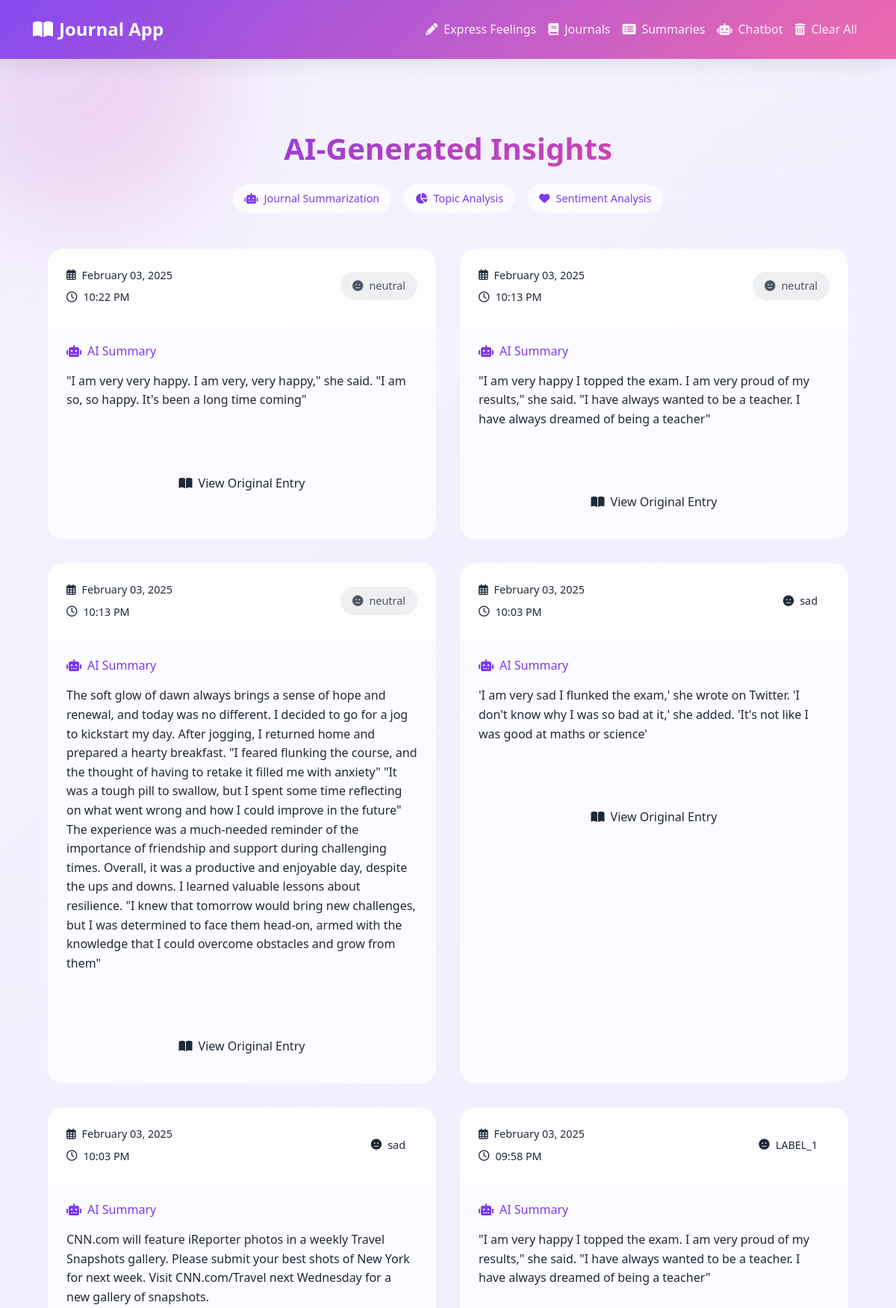
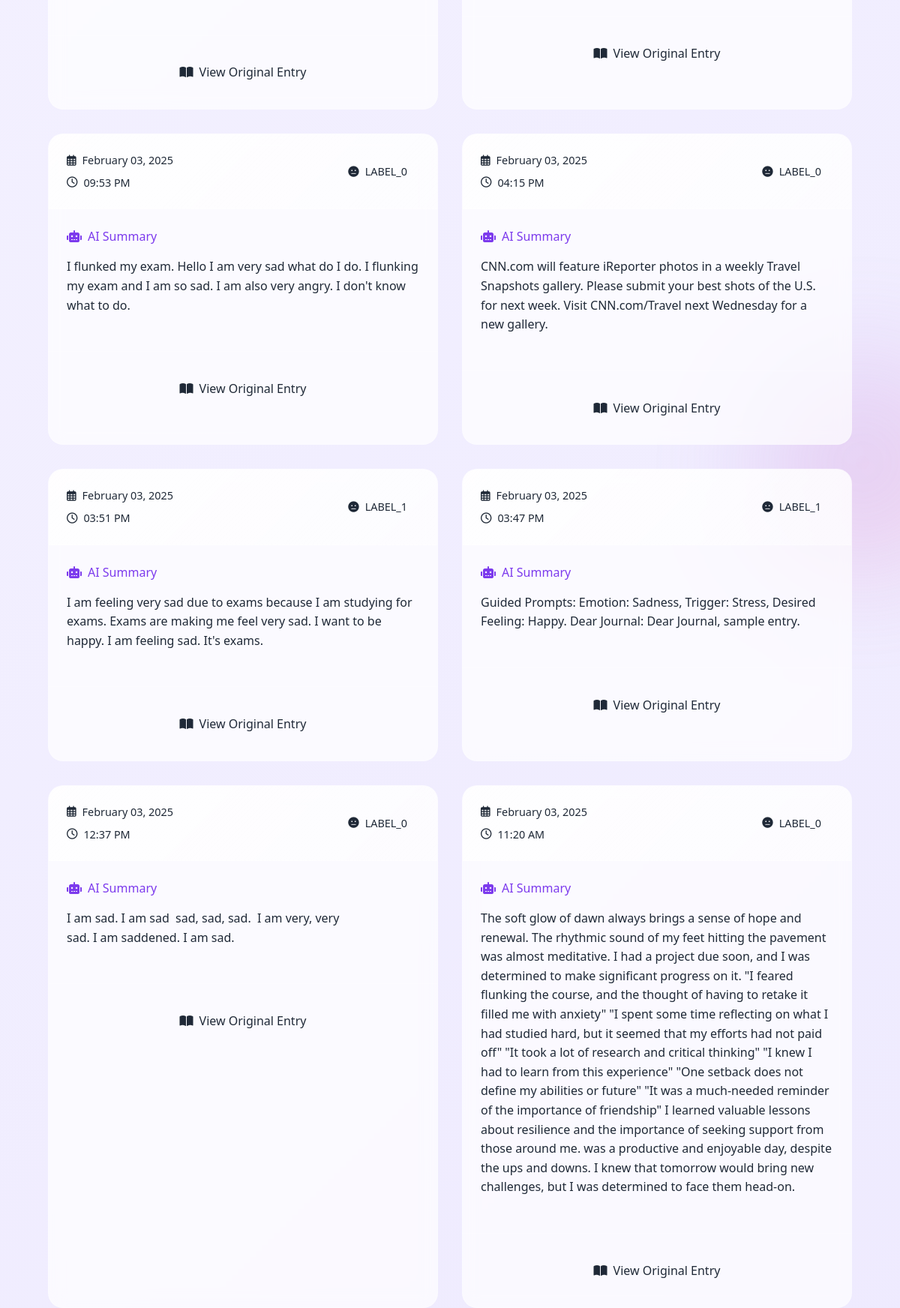
/summaries (upper part), run on the app's committed database (2 pictures, top to bottom).
### app.py (models this page shows, shortened)
class JournalEntry(db.Model):
    id = db.Column(db.Integer, primary_key=True)
    content = db.Column(db.Text, nullable=False)
    summary = db.Column(db.Text, nullable=True)
    sentiment = db.Column(db.Text, nullable=True)  # Changed from topics to sentiment
    date_created = db.Column(db.DateTime, default=datetime.now(pytz.timezone('Asia/Kolkata')))  # Set default to IST

### app.py (the view)
@app.route('/summaries')
def summaries():
    entries = JournalEntry.query.order_by(JournalEntry.date_created.desc()).all()
    return render_template('summaries.html', entries=entries)

### templates/summaries.html (shortened to what this page needs)
{% extends 'base.html' %}
{% block content %}
<div class="summaries-container fade-in">
    <div class="page-header">
        <h1 class="gradient-text">AI-Generated Insights</h1>
        <div class="ai-features">
            <div class="feature-badge">
                <i class="fas fa-robot"></i>
                <span>Journal Summarization</span>
            </div>
            <div class="feature-badge">
                <i class="fas fa-chart-pie"></i>
                <span>Topic Analysis</span>
            </div>
            <div class="feature-badge">
                <i class="fas fa-heart"></i>
                <span>Sentiment Analysis</span>
            </div>
        </div>
    </div>
    <div class="summaries-grid">
        {% for entry in entries %}
        <div class="summary-card">
            <div class="card-header">
                <div class="header-left">
                    <div class="date">
                        <i class="far fa-calendar-alt"></i>
                        {{ entry.date_created.strftime('%B %d, %Y') }}
                    </div>
                    <div class="time">
                        <i class="far fa-clock"></i>
                        {{ entry.date_created.strftime('%I:%M %p') }}
                    </div>
                </div>
                <div class="sentiment-pill {{ entry.sentiment.lower() }}">
                    {% if entry.sentiment.lower() == 'positive' %}
                        <i class="fas fa-smile"></i>
                    {% elif entry.sentiment.lower() == 'negative' %}
                        <i class="fas fa-frown"></i>
                    {% else %}
                        <i class="fas fa-meh"></i>
                    {% endif %}
                    {{ entry.sentiment }}
                </div>
            </div>
            <div class="card-body">
                <div class="ai-summary">
                    <div class="summary-header">
                        <i class="fas fa-robot"></i>
                        <span>AI Summary</span>
                    </div>
                    <p class="summary-text">{{ entry.summary }}</p>
                </div>
            </div>
            <div class="card-footer">
                <button class="view-full-btn" onclick="toggleOriginal(this)">
                    <i class="fas fa-book-open"></i>
                    View Original Entry
                </button>
            </div>
        </div>
        {% endfor %}
    </div>
</div>
{% endblock %}

### templates/base.html (style rules this page uses)
:root { --primary: #7C3AED; --primary-dark: #6D28D9; --primary-light: #A78BFA; --secondary: #EC4899; --background: #F5F3FF; --surface: #ffffff; --text: #1F2937; --glass: rgba(255, 255, 255, 0.7); --glass-gradient: linear-gradient( 135deg, rgba(255, 255, 255, 0.8), rgba(255, 255, 255, 0.4) ); --nav-glass: linear-gradient( 135deg, rgba(124, 58, 237, 0.9), rgba(236, 72, 153, 0.8) ); }
body { background: linear-gradient(135deg, #F5F3FF 0%, #EDE9FE 100%); color: var(--text); font-family: 'Segoe UI', system-ui, -apple-system, sans-serif; min-height: 100vh; display: flex; flex-direction: column; position: relative; overflow-x: hidden; }
.card-header { background: var(--glass-gradient); border-bottom: 1px solid rgba(255, 255, 255, 0.2); padding: 1.5rem; }

### templates/summaries.html (style rules this page uses)
.summaries-container { max-width: 1200px; margin: 0 auto; padding: 2rem; }
.page-header { text-align: center; margin-bottom: 3rem; }
.gradient-text { font-size: 2.5rem; font-weight: bold; background: linear-gradient(135deg, var(--primary), var(--secondary)); -webkit-background-clip: text; -webkit-text-fill-color: transparent; margin-bottom: 1.5rem; }
.ai-features { display: flex; gap: 1rem; justify-content: center; flex-wrap: wrap; }
.feature-badge { background: var(--glass); backdrop-filter: blur(10px); padding: 0.5rem 1rem; border-radius: 20px; display: flex; align-items: center; gap: 0.5rem; font-size: 0.9rem; color: var(--primary); animation: fadeIn 0.5s ease-out forwards; }
.summaries-grid { display: grid; grid-template-columns: repeat(auto-fit, minmax(350px, 1fr)); gap: 2rem; }
.summary-card { background: var(--glass); backdrop-filter: blur(10px); border-radius: 20px; overflow: hidden; border: 1px solid rgba(255, 255, 255, 0.2); transition: all 0.3s ease; }
.card-header { background: var(--glass-gradient); padding: 1.5rem; display: flex; justify-content: space-between; align-items: center; border-bottom: 1px solid rgba(255, 255, 255, 0.2); }
.header-left { display: flex; flex-direction: column; gap: 0.5rem; }
.date, .time { display: flex; align-items: center; gap: 0.5rem; font-size: 0.9rem; color: var(--text); }
.sentiment-pill { padding: 0.5rem 1rem; border-radius: 20px; display: flex; align-items: center; gap: 0.5rem; font-size: 0.9rem; }
.sentiment-pill.neutral { background: rgba(107, 114, 128, 0.1); color: #4B5563; }
.card-body { padding: 1.5rem; }
.ai-summary { margin-bottom: 1.5rem; }
.summary-header, .topics-header { display: flex; align-items: center; gap: 0.5rem; color: var(--primary); margin-bottom: 1rem; font-weight: 500; }
.summary-text { line-height: 1.6; color: var(--text); }
.card-footer { padding: 1.5rem; border-top: 1px solid rgba(255, 255, 255, 0.2); }
.view-full-btn { width: 100%; padding: 0.8rem; border: none; border-radius: 10px; background: transparent; color: var(--text); display: flex; align-items: center; justify-content: center; gap: 0.5rem; transition: all 0.3s ease; cursor: pointer; }

### data on the page
JournalEntry: date_created "February 03, 2025", date_created "10:22 PM", sentiment "neutral", summary "\"I am very very happy. I am very, very happy,\" she said. \"I am so, so happy. It's been a long time coming\""
JournalEntry: date_created "February 03, 2025", date_created "10:13 PM", sentiment "neutral", summary "\"I am very happy I topped the exam. I am very proud of my results,\" she said. \"I have always wanted to be a teacher. I have always dreamed of being a teacher\""
JournalEntry: date_created "February 03, 2025", date_created "10:13 PM", sentiment "neutral", summary "The soft glow of dawn always brings a sense of hope and renewal, and today was no different. I decided to go for a jog to kickstart my day. After jogging, I returned home and prepared a hearty breakfast. \"I feared flunking the course, and the thought of having to retake it filled me with anxiety\" \"It was a tough pill to swallow, but I spent some time reflecting on what went wrong and how I could improve in the future\" The experience was a much-needed reminder of the importance of friendship and support during challenging times. Overall, it was a productive and enjoyable day, despite the ups and downs. I learned valuable lessons about resilience. \"I knew that tomorrow would bring new…"
JournalEntry: date_created "February 03, 2025", date_created "10:03 PM", sentiment "sad", summary "'I am very sad I flunked the exam,' she wrote on Twitter. 'I don't know why I was so bad at it,' she added. 'It's not like I was good at maths or science'"
JournalEntry: date_created "February 03, 2025", date_created "10:03 PM", sentiment "sad", summary "CNN.com will feature iReporter photos in a weekly Travel Snapshots gallery. Please submit your best shots of New York for next week. Visit CNN.com/Travel next Wednesday for a new gallery of snapshots."
JournalEntry: date_created "February 03, 2025", date_created "09:58 PM", sentiment "LABEL_1", summary "\"I am very happy I topped the exam. I am very proud of my results,\" she said. \"I have always wanted to be a teacher. I have always dreamed of being a teacher\""
JournalEntry: date_created "February 03, 2025", date_created "09:53 PM", sentiment "LABEL_0", summary "I flunked my exam. Hello I am very sad what do I do. I flunking my exam and I am so sad. I am also very angry. I don't know what to do."
JournalEntry: date_created "February 03, 2025", date_created "04:15 PM", sentiment "LABEL_0", summary "CNN.com will feature iReporter photos in a weekly Travel Snapshots gallery. Please submit your best shots of the U.S. for next week. Visit CNN.com/Travel next Wednesday for a new gallery."
JournalEntry: date_created "February 03, 2025", date_created "03:51 PM", sentiment "LABEL_1", summary "I am feeling very sad due to exams because I am studying for exams. Exams are making me feel very sad. I want to be happy. I am feeling sad. It's exams."
JournalEntry: date_created "February 03, 2025", date_created "03:47 PM", sentiment "LABEL_1", summary "Guided Prompts: Emotion: Sadness, Trigger: Stress, Desired Feeling: Happy. Dear Journal: Dear Journal, sample entry."
JournalEntry: date_created "February 03, 2025", date_created "12:37 PM", sentiment "LABEL_0", summary "I am sad. I am sad sad, sad, sad. I am very, very sad. I am saddened. I am sad."
JournalEntry: date_created "February 03, 2025", date_created "11:20 AM", sentiment "LABEL_0", summary "The soft glow of dawn always brings a sense of hope and renewal. The rhythmic sound of my feet hitting the pavement was almost meditative. I had a project due soon, and I was determined to make significant progress on it. \"I feared flunking the course, and the thought of having to retake it filled me with anxiety\" \"I spent some time reflecting on what I had studied hard, but it seemed that my efforts had not paid off\" \"It took a lot of research and critical thinking\" \"I knew I had to learn from this experience\" \"One setback does not define my abilities or future\" \"It was a much-needed reminder of the importance of friendship\" I learned valuable lessons about resilience and the importance of…"
